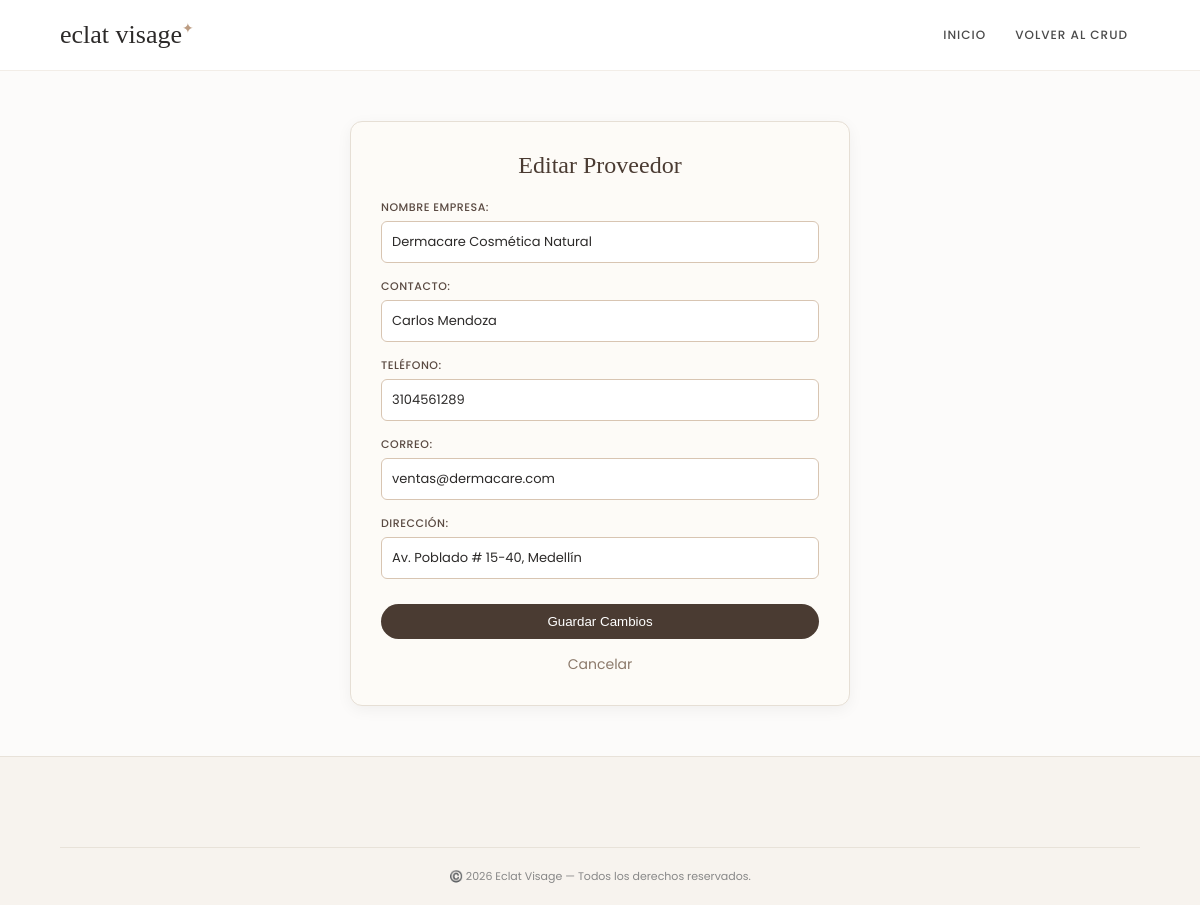
Screenshot of /CRUD/proveedores_editar.php?id=2 (signed in) with the database file from the repository.
### tables this page shows
CREATE TABLE `proveedores` (
  `id_proveedor` int(11) NOT NULL AUTO_INCREMENT,
  `nombre_empresa` varchar(150) NOT NULL,
  `contacto` varchar(150) DEFAULT NULL,
  `telefono` varchar(50) DEFAULT NULL,
  `correo` varchar(150) DEFAULT NULL,
  `direccion` varchar(255) DEFAULT NULL,
  PRIMARY KEY (`id_proveedor`)
);

### CRUD/proveedores_editar.php (the view, shortened to what this page needs)
<?php
include("conexion.php");
if (isset($_GET['id'])) {
    $id = intval($_GET['id']);
    $resultado = $conexion->query("SELECT * FROM proveedores WHERE id_proveedor = $id");
    if ($resultado->num_rows > 0) {
        $proveedor = $resultado->fetch_assoc();
    } else {
        header("Location: proveedores_crud.php");
        exit();
    }
} else {
    header("Location: proveedores_crud.php");
    exit();
}
?>
<!DOCTYPE html>
<html lang="es">
<head>
    <link rel="stylesheet" href="../estilos.css">
</head>
<body>
    <header class="header">
        <div class="logo">eclat visage<span>✦</span></div>
        <nav class="nav">
            <a href="../index.html">INICIO</a>
            <a href="proveedores_crud.php">VOLVER AL CRUD</a>
        </nav>
    </header>
    <main>
        <div class="form-container">
            <h2>Editar Proveedor</h2>
            <form action="proveedores_editar.php?id=<?php echo $proveedor['id_proveedor']; ?>" method="POST">
                <div class="form-group">
                    <label>Nombre Empresa:</label>
                    <input type="text" name="nombre_empresa" value="<?php echo htmlspecialchars($proveedor['nombre_empresa']); ?>" required>
                </div>
                <div class="form-group">
                    <label>Contacto:</label>
                    <input type="text" name="contacto" value="<?php echo htmlspecialchars($proveedor['contacto']); ?>" required>
                </div>
                <div class="form-group">
                    <label>Teléfono:</label>
                    <input type="text" name="telefono" value="<?php echo htmlspecialchars($proveedor['telefono']); ?>">
                </div>
                <div class="form-group">
                    <label>Correo:</label>
                    <input type="email" name="correo" value="<?php echo htmlspecialchars($proveedor['correo']); ?>" required>
                </div>
                <div class="form-group">
                    <label>Dirección:</label>
                    <input type="text" name="direccion" value="<?php echo htmlspecialchars($proveedor['direccion']); ?>">
                </div>
                <button type="submit" name="actualizar" class="btn-guardar">Guardar Cambios</button>
                <a href="proveedores_crud.php" class="btn-cancelar">Cancelar</a>
            </form>
        </div>
    </main>
    <footer class="footer">
        <div class="copyright">
            ©️ 2026 Eclat Visage — Todos los derechos reservados.
        </div>
    </footer>
</body>
</html>

### estilos.css (style rules this page uses)
* { margin: 0; padding: 0; box-sizing: border-box; }
body { font-family: 'Poppins', sans-serif; background-color: #fcfbfa; color: #2c2a29; min-height: 100vh; display: flex; flex-direction: column; }
.header { display: flex; justify-content: space-between; align-items: center; padding: 20px 5%; background-color: #ffffff; border-bottom: 1px solid #f2ede7; }
.logo { font-family: 'Playfair Display', serif; font-size: 26px; font-weight: 500; }
.logo span { font-size: 14px; color: #bc9c82; vertical-align: super; }
.nav { display: flex; align-items: center; flex-wrap: wrap; gap: 5px; }
.nav a { text-decoration: none; color: #4a4a4a; font-size: 12px; font-weight: 500; margin: 0 12px; letter-spacing: 1px; transition: color 0.3s ease; }
.registro-card, .form-container { background-color: #ffffff; width: 100%; max-width: 450px; padding: 40px 35px; border-radius: 8px; box-shadow: 0 10px 25px rgba(0, 0, 0, 0.05); text-align: center; border: 1px solid #f2ede7; margin: 40px auto; }
.registro-card h2, .form-container h2 { font-family: 'Playfair Display', serif; font-size: 24px; font-weight: 500; color: #2c2a29; margin-bottom: 6px; }
.registro-card .campo, .form-group { text-align: left; margin-bottom: 18px; }
.registro-card label, .form-group label { display: block; font-size: 11px; font-weight: 600; letter-spacing: 0.5px; color: #4a4a4a; text-transform: uppercase; margin-bottom: 6px; }
.registro-card input, .form-group input, .form-group textarea { width: 100%; padding: 12px 14px; border: 1px solid #e3d4c7; border-radius: 4px; font-family: 'Poppins', sans-serif; font-size: 13px; color: #2c2a29; background-color: #fcfbfa; outline: none; transition: all 0.3s ease; box-sizing: border-box; }
.footer, .footer-crud { background-color: #f7f3ee; color: #333; padding: 50px 5% 20px; border-top: 1px solid #e8e2d9; font-size: 13px; }
.copyright { text-align: center; margin-top: 40px; padding-top: 20px; border-top: 1px solid #e8e2d9; color: #888; font-size: 11px; }

### CRUD/proveedores_editar.php (style rules this page uses)
.form-container { max-width: 500px; margin: 50px auto; background: #fdfbf7; padding: 30px; border-radius: 12px; box-shadow: 0 4px 15px rgba(0,0,0,0.05); border: 1px solid #e6dfd5; }
.form-container h2 { font-family: 'Playfair Display', serif; color: #4a3b32; margin-bottom: 20px; text-align: center; }
.form-group { margin-bottom: 15px; }
.form-group label { display: block; margin-bottom: 5px; color: #5a4a42; font-weight: 500; }
.form-group input { width: 100%; padding: 10px; border: 1px solid #d8c5b2; border-radius: 6px; background: #fff; box-sizing: border-box; }
.btn-guardar { background-color: #4a3b32; color: #fff; padding: 10px 20px; border: none; border-radius: 20px; cursor: pointer; font-weight: 500; width: 100%; margin-top: 10px; transition: background 0.3s; }
.btn-cancelar { display: block; text-align: center; margin-top: 15px; color: #8c7a6b; text-decoration: none; font-size: 14px; }

### rows the page displays
proveedores: nombre_empresa "Dermacare Cosmética Natural", contacto "Carlos Mendoza", telefono "3104561289", correo "ventas@dermacare.com", direccion "Av. Poblado # 15-40, Medellín"
